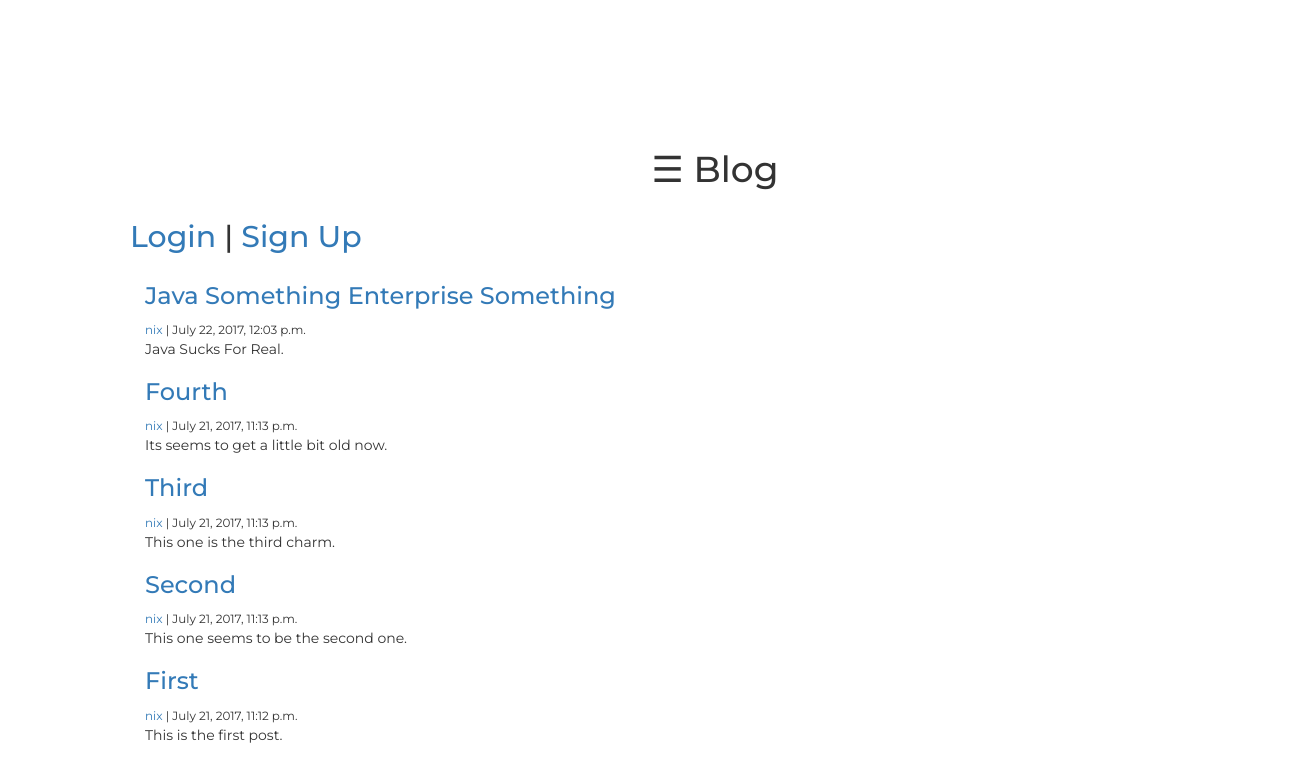
The app's page /, older data.
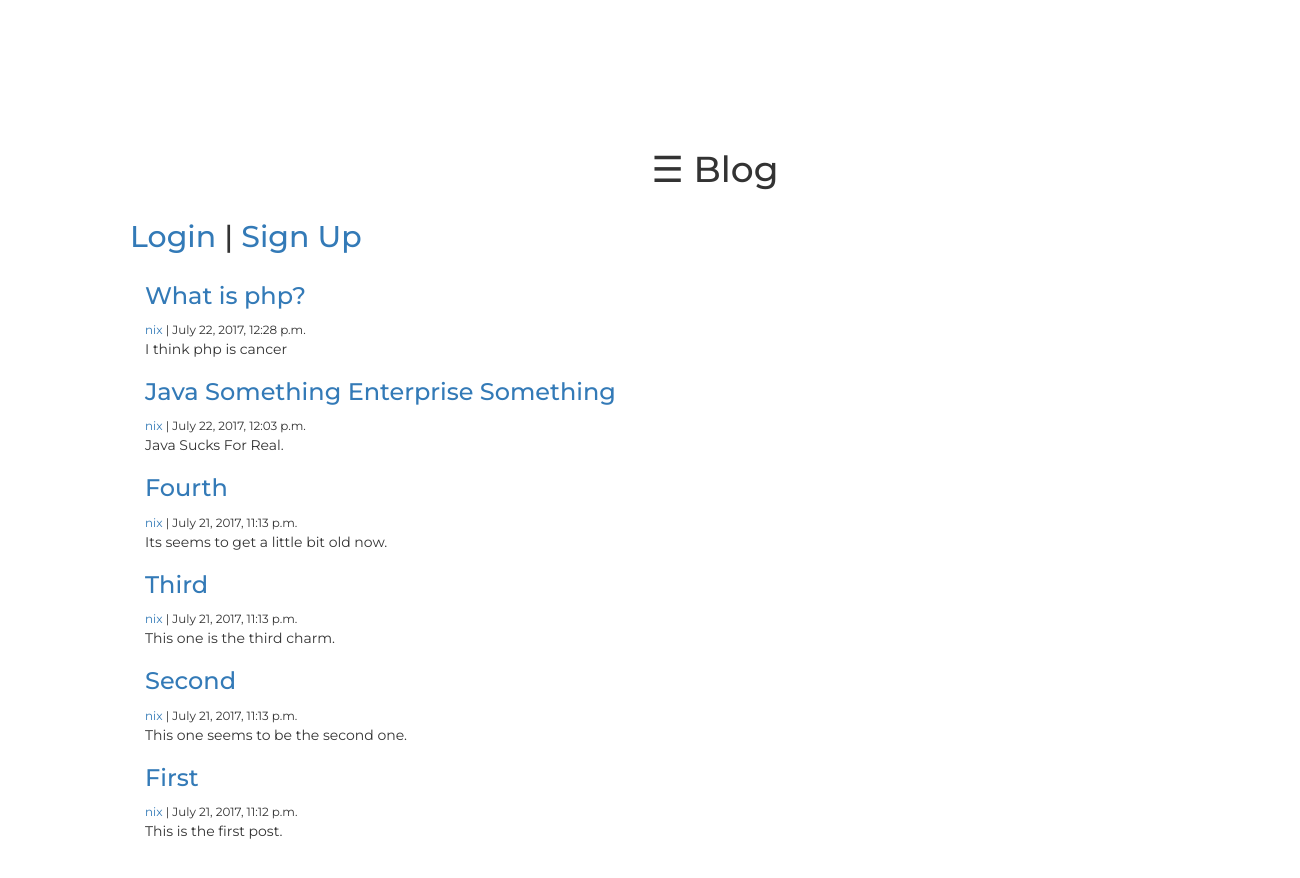
The same page, newer data.
### content/models.py (models this page shows, shortened)
class Post(models.Model):
	author			=	models.ForeignKey('auth.User')
	title			=	models.CharField(max_length=200)
	text			=	models.TextField()
	created_date	=	models.DateTimeField(default=timezone.now)
	published_date	=	models.DateTimeField(blank=True,	null=True)
	def	__str__(self):
		return	self.title

### content/views.py (the view)
# urls.py: url(r'^$', views.post_list, name='post_list'),
def post_list(request):
	template_name = 'post_list.html'
	post = Post.objects.all().order_by('-created_date')
	context = {'Post' : post}
	print(context)
	return render(request, template_name, context)

### templates/post_list.html
{% extends 'base.html' %}
{%block content%}
{% for post in Post %}
<div>
<h3><a	href="{%url	'post_detail' pk=post.pk%}">{{post.title}}</a></h3> <small><a	href="{%url	'post_user' slug=post.author%}">{{post.author}}</a> | {{post.created_date}}</small>
<br/>
<p>
	{{post.text}}
</p>
</div>
{% endfor %}
{%endblock content%}

Row changes from the older to the newer data that the page shows:
added Post: title "What is php?", author "nix", created_date "July 22, 2017, 12:28 p.m.", text "I think php is cancer"
